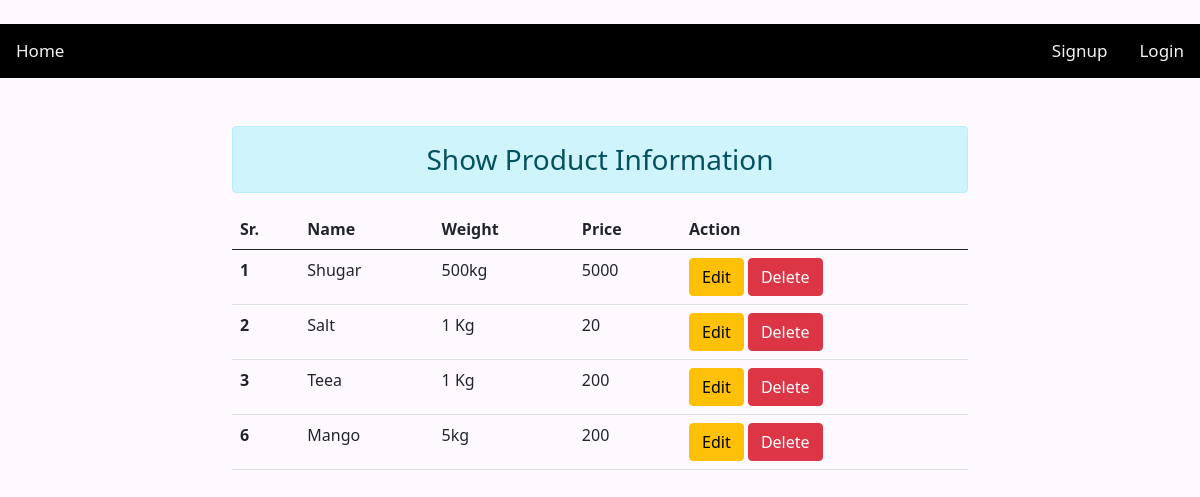
The app's page /product/ with its own data.
### product/models.py (models this page shows)
class Product(models.Model):
    name = models.CharField(max_length=100)
    weight = models.CharField(max_length=20)
    price = models.IntegerField()
    creat_at = models.DateTimeField(auto_now_add=True)
    updated_at = models.DateTimeField(auto_now=True)

### product/views.py (the view)
# urls.py: path('',include('product.urls')),
def product(request):
    product = Product.objects.all()
    context = {'product':product}
    return render(request,'product.html',context)

### app/templates/product.html (shortened to what this page needs)
{% extends 'base.html' %}
{% block containt %}
<br>
<div class="container">
    <div class="row">
        <div class="col-8 mx-auto">
          <h3 class="alert alert-info text-center">Show Product Information</h3>
            <table class="table">
                <thead>
                  <tr>
                    <th scope="col">Sr.</th>
                    <th scope="col">Name</th>
                    <th scope="col">Weight</th>
                    <th scope="col">Price</th>
                    <th scope="col">Action</th>
                  </tr>
                </thead>
                <tbody>
                {% for prd in product %}
                  <tr>
                    <th>{{prd.id}}</th>
                    <td>{{prd.name}}</td>
                    <td>{{prd.weight}}</td>
                    <td>{{prd.price}}</td>
                    <td>
                      <a href="/edit_product/{{ prd.id }}" class="btn btn-warning">Edit</a>
                      <form action="/delete_product/{{ prd.id }}" method="post" class="d-inline" >
                      <input type="submit" value="Delete" class="btn btn-danger">
                      </form>
                    </td>
                  </tr>
                {% endfor %}
                </tbody>
              </table>
        </div>
    </div>
</div>
{% endblock %}

### app/templates/base.html (shortened to what this page needs)
<!doctype html>
<html lang="en">
  <head>
    <link href="https://cdn.jsdelivr.net/npm/bootstrap@5.0.1/dist/css/bootstrap.min.css" rel="stylesheet">
    <link rel="stylesheet" href="https://cdnjs.cloudflare.com/ajax/libs/font-awesome/4.7.0/css/font-awesome.min.css">
  </head>
    </head>
    <div class="topnav my-4">
      <a class="" href="/">Home</a>
      {% if user.is_authenticated %}
      <a href="/profile" class="text-ligth" style="float: right;">Hello {{user.first_name}}</a>
      <a href="/logout" style="float:right">Logout</a>
      <a href="/blog_post">AddPost</a>
      <a href="/product">Product</a>
      <a href="/add_product">Add Product</a>
      <!-- <a href="/delete" class=" btn btn-danger" style="float:right">Delete</a>
      <a href="/edit" style="float:right" class=" btn btn-warning mx-3">Edit</a> -->
      {% else %}
      <a href="/login" style="float:right">Login</a>
      <a href="/signup" style="float:right">Signup</a>
      {% endif %}
    </div>
  <body>
{% block containt%}
{% endblock %}
  </body>
</html>

### app/templates/base.html (style rules this page uses)
body { background:rgb(255, 250, 255); }
.topnav { overflow: hidden; background-color: rgb(0, 0, 0); }
.topnav a { float: left; color: #f2f2f2; text-align: center; padding: 14px 16px; text-decoration: none; font-size: 17px; }

### records on screen
Product: id "1", name "Shugar", weight "500kg", price "5000"
Product: id "2", name "Salt", weight "1 Kg", price "20"
Product: id "3", name "Teea", weight "1 Kg", price "200"
Product: id "6", name "Mango", weight "5kg", price "200"
